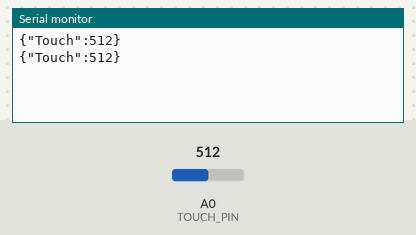
The sketch below on a simulated Arduino Uno, built with avr-gcc and run on an emulated ATmega328P. On the bench: the last lines printed to the serial monitor. Inputs (shaded band) come from the test bench; at power-on: A0 (TOUCH_PIN) = 512.

Above: at 5.8 s.
5.9 s: A0 (TOUCH_PIN) set to 716
At 11.3 s:
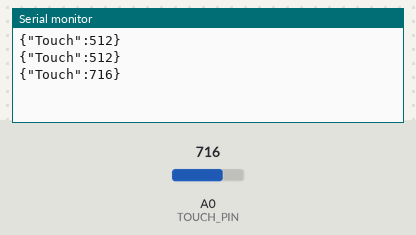
11.9 s: A0 (TOUCH_PIN) set to 900
At 15.7 s:
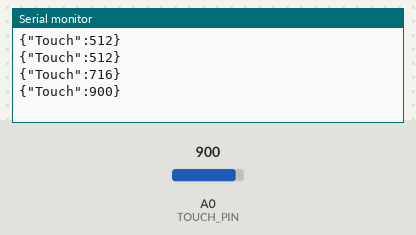
Timing chart, 0 to 17.2 s (numbered marks = the images above; inputs shaded):
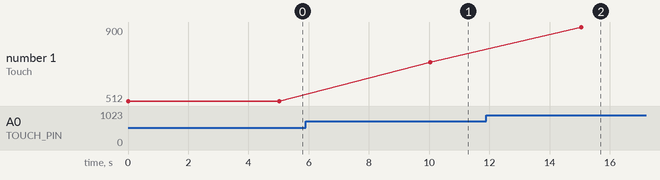

Measured:
- after the input at 5.9 s, the serial monitor: prints a new line after 4.1 s (image 1)
- after the input at 11.9 s, the serial monitor: prints a new line after 3.1 s (image 2)
- plotted number 1: 512 → 716 after the input at 5.9 s, 716 → 900 after the input at 11.9 s

The sketch:

RESISTIVE_TOUCH_ATMEGA_IOT.ino
```cpp
#include "DHT.h"
#include "SoftwareSerial.h"


#define TOUCH_PIN A0

SoftwareSerial esp(3, 2); // RX, TX


void setup() {
  // initialize serial for debugging
  Serial.begin(9600);
  esp.begin(9600);


}

void loop() {

  int Touch = analogRead(TOUCH_PIN);
  String payload = "{\"Touch\":" + String(Touch) + "}";
  Serial.println(payload);

  esp.println(payload);
  delay(5000);
}
```
